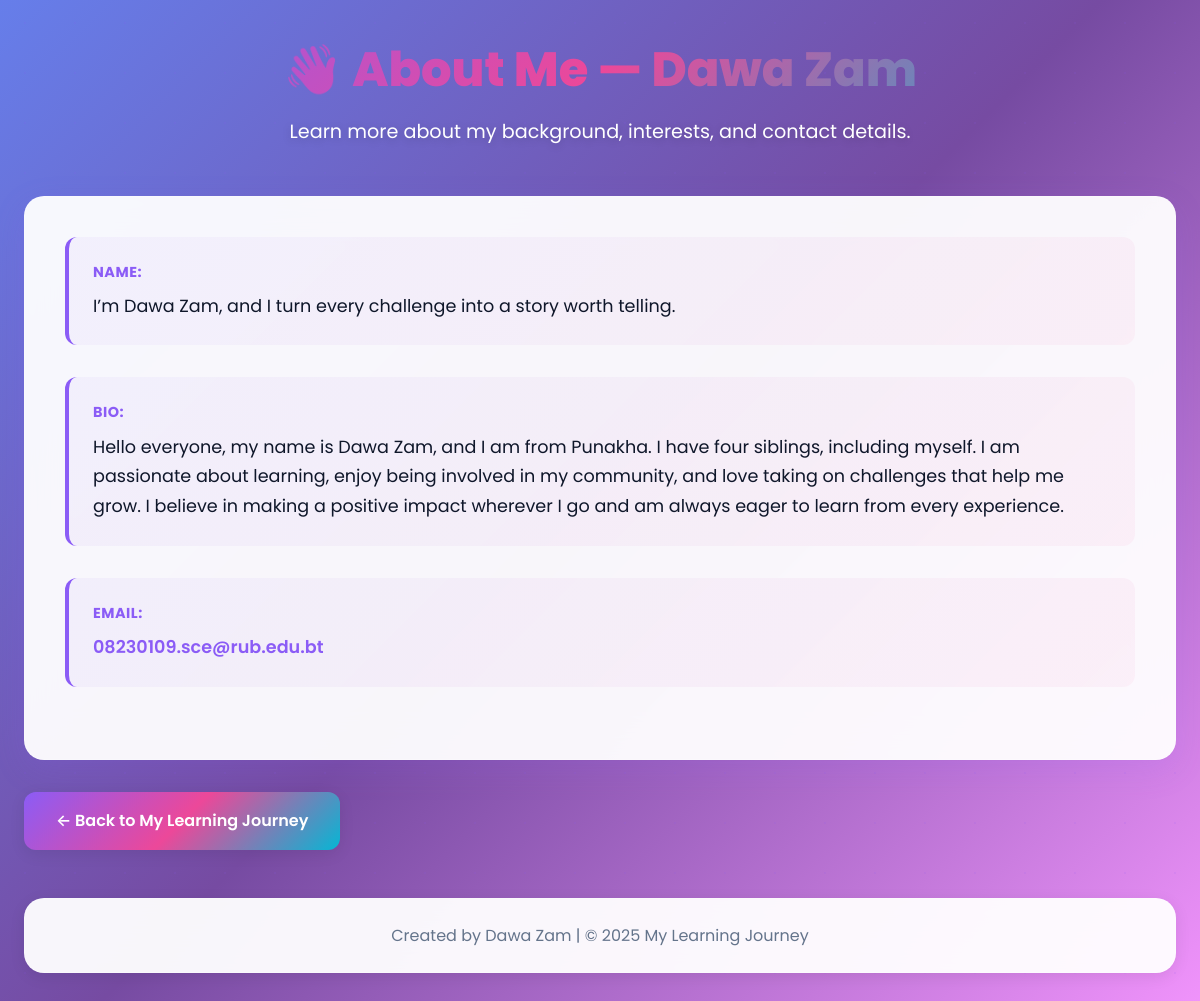
The page /about/ on the database its author committed.
### dzJourney/models.py (models this page shows, shortened)
class AboutMe(models.Model):
    name = models.CharField(max_length=100)
    title = models.CharField(max_length=100, blank=True, null=True)
    bio = models.TextField(blank=True)
    email = models.EmailField(blank=True)
    class Meta:
        verbose_name = "Personal Information"
        verbose_name_plural = "Personal Information"

### dzJourney/views.py (the view)
# urls.py: path('about/', views.aboutMe, name='aboutMe'),
def aboutMe(request):
    abouts = AboutMe.objects.all()
    return render(request, 'aboutme.html', {'abouts': abouts})

### dzJourney/templates/aboutme.html (shortened to what this page needs)
{% load static %}
<!DOCTYPE html>
<html lang="en">
<head>
    <link rel="stylesheet" href="{% static 'styles/styles.css' %}">
</head>
<body>
    <div class="container">
        <header class="header">
            <h1>👋 About Me — Dawa Zam</h1>
            <p>Learn more about my background, interests, and contact details.</p>
        </header>
        <div class="profile-section">
            {% if abouts %}
                {% for about in abouts %}
                    <div class="info-item">
                        <span class="info-label">Name:</span>
                        <p>{{ about.name }}</p>
                    </div>
                    <div class="info-item">
                        <span class="info-label">Bio:</span>
                        <p>{{ about.bio }}</p>
                    </div>
                    <div class="info-item">
                        <span class="info-label">Email:</span>
                        <p><a href="mailto:{{ about.email }}">{{ about.email }}</a></p>
                    </div>
                {% endfor %}
            {% else %}
                <div class="info-item no-data">
                    <p><em>No profile information available. Add details through the admin panel.</em></p>
                </div>
            {% endif %}
        </div>
        <nav class="actions">
            <a href="{% url 'Index' %}" class="back-button">← Back to My Learning Journey</a>
        </nav>
        <footer class="footer">
            <p>Created by Dawa Zam | © 2025 My Learning Journey</p>
        </footer>
    </div>
</body>
</html>

### dzJourney/static/styles/styles.css (style rules this page uses)
:root { --primary: #8b5cf6; --secondary: #ec4899; --accent: #06b6d4; --dark: #1e293b; --light: #f8fafc; --card-bg: rgba(255, 255, 255, 0.95); --text-primary: #0f172a; --text-secondary: #64748b; --gradient-1: linear-gradient(135deg, #8b5cf6 0%, #ec4899 50%, #06b6d4 100%); --gradient-2: linear-gradient(135deg, #667eea 0%, #764ba2 100%); --gradient-3: linear-gradient(135deg, #f093fb 0%, #f5576c 100%); --shadow-sm: 0 2px 8px rgba(0, 0, 0, 0.04); --shadow-md: 0 4px 16px rgba(0, 0, 0, 0.08); --shadow-lg: 0 10px 32px rgba(139, 92, 246, 0.15); --shadow-xl: 0 20px 48px rgba(139, 92, 246, 0.2); --radius: 20px; --radius-sm: 12px; font-family: 'Poppins', -apple-system, BlinkMacSystemFont, 'Segoe UI', Roboto, 'Helvetica Neue', Arial, sans-serif; }
* { box-sizing: border-box; margin: 0; padding: 0; }
html { scroll-behavior: smooth; }
body { min-height: 100vh; background: linear-gradient(135deg, #667eea 0%, #764ba2 50%, #f093fb 100%); background-attachment: fixed; color: var(--text-primary); font-weight: 400; line-height: 1.6; position: relative; overflow-x: hidden; }
body::before { content: ''; position: fixed; top: -50%; left: -50%; width: 200%; height: 200%; background: radial-gradient(circle, rgba(139, 92, 246, 0.1) 1px, transparent 1px); background-size: 50px 50px; animation: float 20s linear infinite; z-index: -1; pointer-events: none; }
.container { max-width: 1200px; margin: 0 auto; padding: 2rem 1.5rem; position: relative; z-index: 1; }
.btn, .back-button, .edit-button { display: inline-block; padding: 1rem 2rem; background: var(--gradient-1); color: white; text-decoration: none; border-radius: var(--radius-sm); font-weight: 600; font-size: 1rem; box-shadow: var(--shadow-md); transition: all 0.3s ease; position: relative; overflow: hidden; }
.btn::before, .back-button::before, .edit-button::before { content: ''; position: absolute; top: 50%; left: 50%; width: 0; height: 0; border-radius: 50%; background: rgba(255, 255, 255, 0.3); transform: translate(-50%, -50%); transition: width 0.6s, height 0.6s; }
.actions { display: flex; gap: 1rem; flex-wrap: wrap; margin: 2rem 0; }
.header { text-align: center; margin-bottom: 3rem; }
.header h1 { font-size: 3rem; font-weight: 800; background: var(--gradient-1); -webkit-background-clip: text; -webkit-text-fill-color: transparent; background-clip: text; margin-bottom: 0.5rem; }
.header p { color: white; font-size: 1.2rem; text-shadow: 0 2px 10px rgba(0, 0, 0, 0.2); }
.profile-section { background: var(--card-bg); backdrop-filter: blur(20px); border-radius: var(--radius); padding: 2.5rem; margin-bottom: 2rem; box-shadow: var(--shadow-lg); border: 1px solid rgba(255, 255, 255, 0.2); }
.info-item { margin-bottom: 2rem; padding: 1.5rem; background: linear-gradient(135deg, rgba(139, 92, 246, 0.05) 0%, rgba(236, 72, 153, 0.05) 100%); border-radius: var(--radius-sm); border-left: 4px solid var(--primary); transition: all 0.3s ease; }
.info-label { display: block; font-weight: 700; color: var(--primary); margin-bottom: 0.5rem; font-size: 0.9rem; text-transform: uppercase; letter-spacing: 0.5px; }
.info-item p { color: var(--text-primary); font-size: 1.1rem; line-height: 1.7; }
.info-item a { color: var(--primary); text-decoration: none; font-weight: 600; transition: color 0.3s ease; }
.site-footer, .footer { background: var(--card-bg); backdrop-filter: blur(20px); border-radius: var(--radius); padding: 1.5rem; margin-top: 3rem; text-align: center; box-shadow: var(--shadow-md); border: 1px solid rgba(255, 255, 255, 0.2); color: var(--text-secondary); }
.footer p { margin: 0; }
* { transition-property: color, background-color, border-color, text-decoration-color, fill, stroke; transition-duration: 0.2s; transition-timing-function: ease; }

### rows shown on the page
AboutMe: name "I’m Dawa Zam, and I turn every challenge into a story worth telling.", bio "Hello everyone, my name is Dawa Zam, and I am from Punakha. I have four siblings, including myself. I am passionate about learning, enjoy being involved in my community, and love taking on challenges that help me grow. I believe in making a positive impact wherever I go and am always eager to learn from every experience.", email "08230109.sce@rub.edu.bt"
